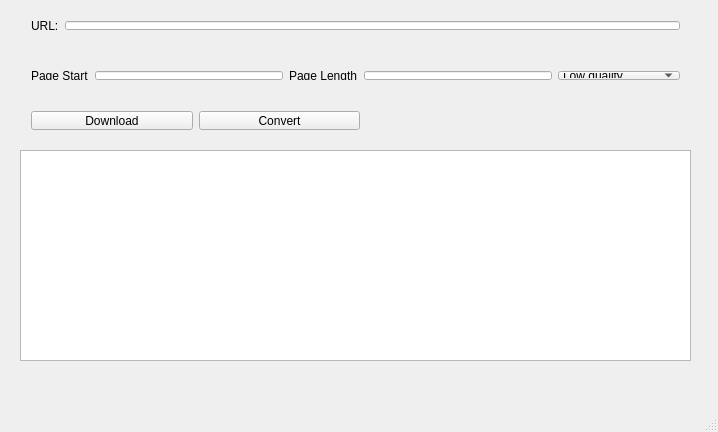
<?xml version="1.0" encoding="UTF-8"?>
<ui version="4.0">
 <class>MainWindow</class>
 <widget class="QMainWindow" name="MainWindow">
  <property name="geometry">
   <rect>
    <x>0</x>
    <y>0</y>
    <width>718</width>
    <height>432</height>
   </rect>
  </property>
  <property name="sizePolicy">
   <sizepolicy hsizetype="Expanding" vsizetype="Expanding">
    <horstretch>0</horstretch>
    <verstretch>0</verstretch>
   </sizepolicy>
  </property>
  <property name="windowTitle">
   <string>APB Downloader</string>
  </property>
  <property name="windowIcon">
   <iconset>
    <normaloff>../../图片/2014-12-22 16:26:04 的屏幕截图.png</normaloff>../../图片/2014-12-22 16:26:04 的屏幕截图.png</iconset>
  </property>
  <widget class="QWidget" name="centralWidget">
   <property name="sizePolicy">
    <sizepolicy hsizetype="Expanding" vsizetype="Expanding">
     <horstretch>0</horstretch>
     <verstretch>0</verstretch>
    </sizepolicy>
   </property>
   <widget class="QWidget" name="horizontalLayoutWidget">
    <property name="geometry">
     <rect>
      <x>20</x>
      <y>60</y>
      <width>671</width>
      <height>31</height>
     </rect>
    </property>
    <layout class="QHBoxLayout" name="horizontalLayout">
     <item>
      <widget class="QLabel" name="label_2">
       <property name="text">
        <string>Page Start</string>
       </property>
      </widget>
     </item>
     <item>
      <widget class="QLineEdit" name="pageStart">
       <property name="sizePolicy">
        <sizepolicy hsizetype="Expanding" vsizetype="Expanding">
         <horstretch>0</horstretch>
         <verstretch>0</verstretch>
        </sizepolicy>
       </property>
      </widget>
     </item>
     <item>
      <widget class="QLabel" name="label_3">
       <property name="text">
        <string>Page Length</string>
       </property>
      </widget>
     </item>
     <item>
      <widget class="QLineEdit" name="pageLen">
       <property name="sizePolicy">
        <sizepolicy hsizetype="Expanding" vsizetype="Expanding">
         <horstretch>0</horstretch>
         <verstretch>0</verstretch>
        </sizepolicy>
       </property>
      </widget>
     </item>
     <item>
      <widget class="QComboBox" name="comboBox">
       <item>
        <property name="text">
         <string>Low quality</string>
        </property>
       </item>
       <item>
        <property name="text">
         <string>Medium quality</string>
        </property>
       </item>
       <item>
        <property name="text">
         <string>Stand quality</string>
        </property>
       </item>
       <item>
        <property name="text">
         <string>High quality</string>
        </property>
       </item>
       <item>
        <property name="text">
         <string>Ultra high quality</string>
        </property>
       </item>
      </widget>
     </item>
    </layout>
   </widget>
   <widget class="QWidget" name="horizontalLayoutWidget_2">
    <property name="geometry">
     <rect>
      <x>20</x>
      <y>10</y>
      <width>671</width>
      <height>31</height>
     </rect>
    </property>
    <layout class="QHBoxLayout" name="horizontalLayout_2">
     <item>
      <widget class="QLabel" name="label">
       <property name="text">
        <string>URL:</string>
       </property>
      </widget>
     </item>
     <item>
      <widget class="QLineEdit" name="urlLine">
       <property name="sizePolicy">
        <sizepolicy hsizetype="Expanding" vsizetype="Expanding">
         <horstretch>0</horstretch>
         <verstretch>0</verstretch>
        </sizepolicy>
       </property>
      </widget>
     </item>
    </layout>
   </widget>
   <widget class="QWidget" name="horizontalLayoutWidget_3">
    <property name="geometry">
     <rect>
      <x>20</x>
      <y>100</y>
      <width>351</width>
      <height>41</height>
     </rect>
    </property>
    <layout class="QHBoxLayout" name="horizontalLayout_3">
     <item>
      <widget class="QPushButton" name="btnDownload">
       <property name="text">
        <string>Download</string>
       </property>
      </widget>
     </item>
     <item>
      <widget class="QPushButton" name="btnConvert">
       <property name="text">
        <string>Convert</string>
       </property>
      </widget>
     </item>
    </layout>
   </widget>
   <widget class="QTextBrowser" name="textBrowser">
    <property name="geometry">
     <rect>
      <x>20</x>
      <y>150</y>
      <width>671</width>
      <height>211</height>
     </rect>
    </property>
    <property name="sizePolicy">
     <sizepolicy hsizetype="Preferred" vsizetype="Preferred">
      <horstretch>0</horstretch>
      <verstretch>0</verstretch>
     </sizepolicy>
    </property>
   </widget>
  </widget>
  <widget class="QMenuBar" name="menuBar">
   <property name="geometry">
    <rect>
     <x>0</x>
     <y>0</y>
     <width>718</width>
     <height>28</height>
    </rect>
   </property>
  </widget>
  <widget class="QStatusBar" name="statusBar"/>
 </widget>
 <layoutdefault spacing="6" margin="11"/>
 <resources/>
 <connections/>
</ui>
